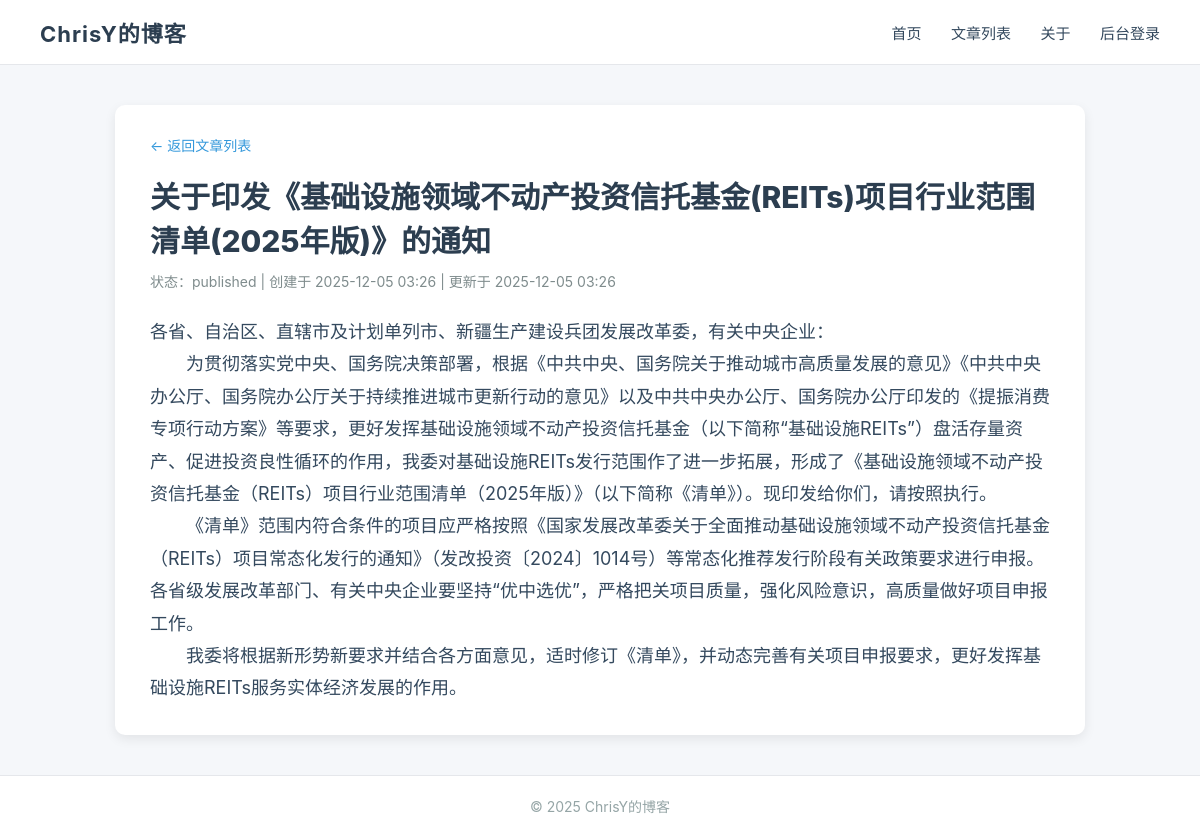
Screenshot of /post/2 with the database file from the repository.
### models.py (models this page shows, shortened)
class Post(db.Model):
    __tablename__ = "posts"
    id = db.Column(db.Integer, primary_key=True)
    title = db.Column(db.String(200), nullable=False)
    content = db.Column(db.Text, nullable=False)
    created_at = db.Column(db.DateTime, default=datetime.utcnow)
    updated_at = db.Column(db.DateTime, default=datetime.utcnow, onupdate=datetime.utcnow)
    status = db.Column(db.String(20), default="published")
    author_id = db.Column(db.Integer, db.ForeignKey("users.id"), nullable=False)

### blog/views.py (the view)
@blog_bp.route("/post/<int:post_id>")
def post_detail(post_id):
    post = Post.query.get_or_404(post_id)
    return render_template("blog/post_detail.html", post=post)

### templates/blog/post_detail.html (shortened to what this page needs)
{% extends "base_front.html" %}
{% block content %}
<div class="card post-card">
    <a class="back-link" href="{{ url_for('blog.posts') }}">← 返回文章列表</a>
    <h1 class="post-title">{{ post.title }}</h1>
    <div class="post-meta">
        状态：{{ post.status }}
        {% if post.created_at %} | 创建于 {{ post.created_at.strftime("%Y-%m-%d %H:%M") }}{% endif %}
        {% if post.updated_at %} | 更新于 {{ post.updated_at.strftime("%Y-%m-%d %H:%M") }}{% endif %}
    </div>
    <div class="post-content">{{ post.content }}</div>
</div>
{% endblock %}

### templates/base_front.html (style rules this page uses)
html, body { height: 100%; margin: 0; }
body { display: flex; flex-direction: column; background: #f5f7fa; font-family: -apple-system, BlinkMacSystemFont, "Segoe UI", Roboto, sans-serif; color: #333; }
.card { background: white; border-radius: 10px; padding: 30px 40px; box-shadow: 0 4px 12px rgba(0,0,0,0.08); }

### templates/blog/post_detail.html (style rules this page uses)
.post-card { max-width: 900px; margin: 0 auto; padding: 30px 35px; }
.post-title { font-size: 30px; font-weight: 800; color: #2c3e50; margin: 0 0 10px 0; }
.post-meta { color: #7f8c8d; font-size: 14px; margin-bottom: 25px; }
.post-content { font-size: 18px; line-height: 1.8; color: #34495e; white-space: pre-line; word-break: break-word; }
.back-link { display: inline-block; margin-bottom: 18px; font-size: 14px; color: #3498db; text-decoration: none; }

### rows the page displays
Post: title "关于印发《基础设施领域不动产投资信托基金(REITs)项目行业范围清单(2025年版)》的通知", status "published", created_at "2025-12-05 03:26", updated_at "2025-12-05 03:26", content "各省、自治区、直辖市及计划单列市、新疆生产建设兵团发展改革委，有关中央企业： 为贯彻落实党中央、国务院决策部署，根据《中共中央、国务院关于推动城市高质量发展的意见》《中共中央办公厅、国务院办公厅关于持续推进城市更新行动的意见》以及中共中央办公厅、国务院办公厅印发的《提振消费专项行动方案》等要求，更好发挥基础设施领域不动产投资信托基金（以下简称“基础设施REITs”）盘活存量资产、促进投资良性循环的作用，我委对基础设施REITs发行范围作了进一步拓展，形成了《基础设施领域不动产投资信托基金（REITs）项目行业范围清单（2025年版）》（以下简称《清单》）。现印发给你们，请按照执行。 《清单》范围内符合条件的项目应严格按照《国家发展改革委关于全面推动基础设施领域不动产投资信托基金（REITs）项目常态化发行的通知》（发改投资〔2024〕1014号）等常态化推荐发行阶段有关政策要求进行申报。各省级发展改革部门、有关中央企业要坚持“优中选优”，严格把关项目质量，强化风险意识，高质量做好项目申报工作。 我委将根据新形势新要求并结合各方面意见，适时修订《清单》，并动态完善有关项目申报要求，更好发挥基础设施REITs服务实体经济发展的作用。"
